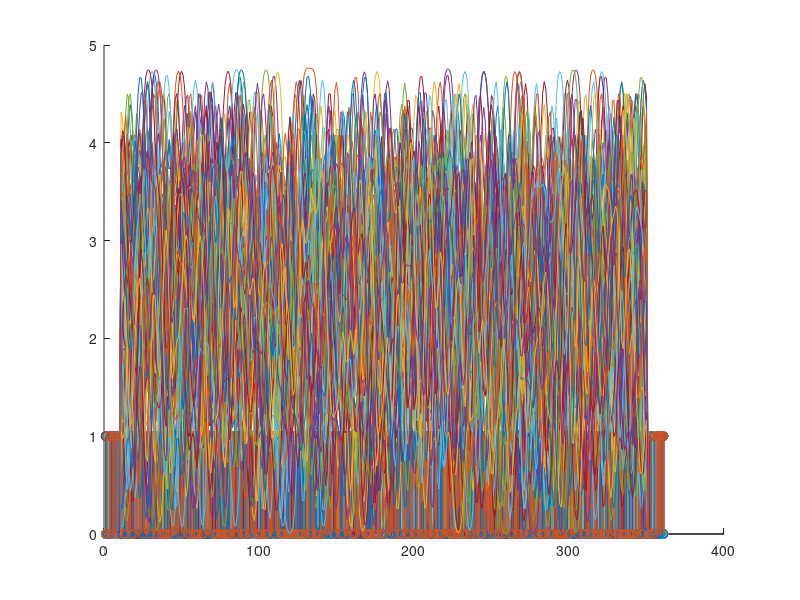

Write MATLAB code to recreate this figure.
clear
close all
hold on
%Test Convolution
Nt = 361;
Nn = 100;
Test = round(rand(Nn,Nt));
stem(Test')
x = linspace(-5,5,20);
w = gaussmf(x,[1 0]);
Nw = 20;
dt = 20;
F = zeros(Nn,dt);
f = [];
for k = 40:dt:Nt
    F = [F,zeros(Nn,dt)];
    %Input
    S = Test(:,1:k);
    %SubSelect
    s = S(:,k-2*dt+1:end);
    C = zeros(Nn,2*dt);
    for t = 1:dt
        c = zeros(Nn,1);
        for l = 0:19
            c = c + s(:,t+l)*w(:,l+1);
        end
        C(:,t+dt/2) = c; 
    end
    f = [f,mean(C,2)];
    F(:,k-2*dt+1:end) = F(:,k-2*dt+1:end) + C; 
end
plot(F');
